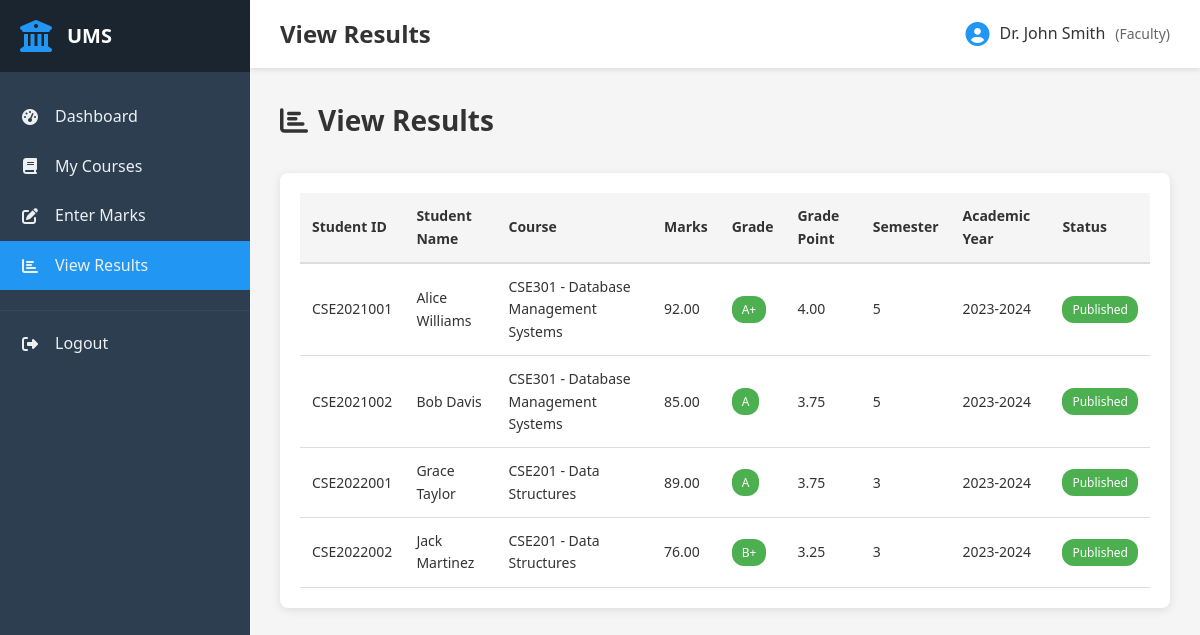
/faculty/view-results.php (signed in), run on the app's committed database.
### tables this page shows
CREATE TABLE results (
    id INT AUTO_INCREMENT PRIMARY KEY,
    student_id INT NOT NULL,
    course_id INT NOT NULL,
    marks DECIMAL(5,2) NOT NULL,
    grade VARCHAR(5),
    grade_point DECIMAL(3,2),
    faculty_id INT,
    semester INT NOT NULL,
    academic_year VARCHAR(10) NOT NULL,
    published TINYINT(1) DEFAULT 0,
    created_at TIMESTAMP DEFAULT CURRENT_TIMESTAMP,
    updated_at TIMESTAMP DEFAULT CURRENT_TIMESTAMP ON UPDATE CURRENT_TIMESTAMP,
    FOREIGN KEY (student_id) REFERENCES students(id) ON DELETE CASCADE,
    FOREIGN KEY (course_id) REFERENCES courses(id) ON DELETE CASCADE,
    FOREIGN KEY (faculty_id) REFERENCES faculty(id) ON DELETE SET NULL
);

CREATE TABLE students (
    id INT AUTO_INCREMENT PRIMARY KEY,
    user_id INT NOT NULL,
    student_id VARCHAR(20) NOT NULL UNIQUE,
    name VARCHAR(100) NOT NULL,
    department_id INT,
    year INT NOT NULL,
    semester INT NOT NULL,
    created_at TIMESTAMP DEFAULT CURRENT_TIMESTAMP,
    FOREIGN KEY (user_id) REFERENCES users(id) ON DELETE CASCADE,
    FOREIGN KEY (department_id) REFERENCES departments(id) ON DELETE SET NULL
);

CREATE TABLE courses (
    id INT AUTO_INCREMENT PRIMARY KEY,
    course_code VARCHAR(20) NOT NULL UNIQUE,
    course_name VARCHAR(150) NOT NULL,
    credit DECIMAL(3,1) NOT NULL,
    department_id INT,
    semester INT NOT NULL,
    created_at TIMESTAMP DEFAULT CURRENT_TIMESTAMP,
    FOREIGN KEY (department_id) REFERENCES departments(id) ON DELETE SET NULL
);

### includes/functions.php (called while the page is built, shortened)
<?php
function clean($data) {
    return htmlspecialchars($data, ENT_QUOTES, 'UTF-8');
}
?>

### faculty/view-results.php (the view, shortened to what this page needs)
<?php
require_once __DIR__ . '/../includes/functions.php';
$stmt = $conn->prepare("SELECT * FROM faculty WHERE user_id = ?");
$stmt->bind_param("i", $_SESSION['user_id']);
$stmt->execute();
$result = $stmt->get_result();
$faculty_info = $result->fetch_assoc();
$faculty_id = $faculty_info['id'];
$stmt = $conn->prepare("
    SELECT r.*, s.name as student_name, s.student_id,
           c.course_code, c.course_name, c.credit
    FROM results r
    JOIN students s ON r.student_id = s.id
    JOIN courses c ON r.course_id = c.id
    WHERE r.faculty_id = ?
    ORDER BY r.created_at DESC
");
$stmt->bind_param("i", $faculty_id);
$stmt->execute();
$results = $stmt->get_result();
include __DIR__ . '/../includes/header.php';
?>
<div class="page-header">
    <h2><i class="fas fa-chart-bar"></i> View Results</h2>
</div>
<div class="content-card">
    <div class="card-body">
        <div class="table-responsive">
            <table class="data-table">
                <thead>
                    <tr>
                        <th>Student ID</th>
                        <th>Student Name</th>
                        <th>Course</th>
                        <th>Marks</th>
                        <th>Grade</th>
                        <th>Grade Point</th>
                        <th>Semester</th>
                        <th>Academic Year</th>
                        <th>Status</th>
                    </tr>
                </thead>
                <tbody>
                    <?php if ($results->num_rows > 0): ?>
                        <?php while ($row = $results->fetch_assoc()): ?>
                        <tr>
                            <td><?php echo clean($row['student_id']); ?></td>
                            <td><?php echo clean($row['student_name']); ?></td>
                            <td><?php echo clean($row['course_code'] . ' - ' . $row['course_name']); ?></td>
                            <td><?php echo $row['marks']; ?></td>
                            <td><span class="badge badge-<?php echo $row['grade'] == 'F' ? 'danger' : 'success'; ?>"><?php echo clean($row['grade']); ?></span></td>
                            <td><?php echo $row['grade_point']; ?></td>
                            <td><?php echo $row['semester']; ?></td>
                            <td><?php echo clean($row['academic_year']); ?></td>
                            <td>
                                <?php if ($row['published']): ?>
                                    <span class="badge badge-success">Published</span>
                                <?php else: ?>
                                    <span class="badge badge-warning">Draft</span>
                                <?php endif; ?>
                            </td>
                        </tr>
                        <?php endwhile; ?>
                    <?php else: ?>
                        <tr>
                            <td colspan="9" style="text-align: center;">No results found.</td>
                        </tr>
                    <?php endif; ?>
                </tbody>
            </table>
        </div>
    </div>
</div>
<?php include __DIR__ . '/../includes/footer.php'; ?>

### assets/css/style.css (style rules this page uses)
* { margin: 0; padding: 0; box-sizing: border-box; }
:root { --primary-color: #2196F3; --secondary-color: #1976D2; --success-color: #4CAF50; --danger-color: #f44336; --warning-color: #FF9800; --info-color: #00BCD4; --dark-color: #333; --light-color: #f5f5f5; --border-color: #ddd; --sidebar-width: 250px; }
body { font-family: 'Segoe UI', Tahoma, Geneva, Verdana, sans-serif; background: #f5f5f5; color: #333; line-height: 1.6; }
.content-card { background: white; border-radius: 8px; box-shadow: 0 2px 10px rgba(0,0,0,0.1); margin-bottom: 20px; overflow: hidden; }
.card-body { padding: 20px; }
.table-responsive { overflow-x: auto; }
.data-table { width: 100%; border-collapse: collapse; font-size: 14px; }
.data-table thead { background: #f5f5f5; }
.data-table th { padding: 12px; text-align: left; font-weight: 600; color: var(--dark-color); border-bottom: 2px solid var(--border-color); }
.data-table td { padding: 12px; border-bottom: 1px solid var(--border-color); }
.badge { display: inline-block; padding: 4px 10px; border-radius: 12px; font-size: 12px; font-weight: 500; }
.badge-success { background: var(--success-color); color: white; }
.page-header { display: flex; justify-content: space-between; align-items: center; margin-bottom: 30px; }
.page-header h2 { font-size: 28px; color: var(--dark-color); display: flex; align-items: center; gap: 10px; }

### data on the page
results: student.student_id "CSE2021001", student.name "Alice Williams", course.course_name "CSE301 - Database Management Systems", marks "92.00", grade "A+", grade_point "4.00", semester "5", academic_year "2023-2024", published "Published"
results: student.student_id "CSE2021002", student.name "Bob Davis", course.course_name "CSE301 - Database Management Systems", marks "85.00", grade "A", grade_point "3.75", semester "5", academic_year "2023-2024", published "Published"
results: student.student_id "CSE2022001", student.name "Grace Taylor", course.course_name "CSE201 - Data Structures", marks "89.00", grade "A", grade_point "3.75", semester "3", academic_year "2023-2024", published "Published"
results: student.student_id "CSE2022002", student.name "Jack Martinez", course.course_name "CSE201 - Data Structures", marks "76.00", grade "B+", grade_point "3.25", semester "3", academic_year "2023-2024", published "Published"

### other printed values
$page_title "View Results"
$_SESSION['name'] "Dr. John Smith"
$_SESSION['role'] "Faculty"
